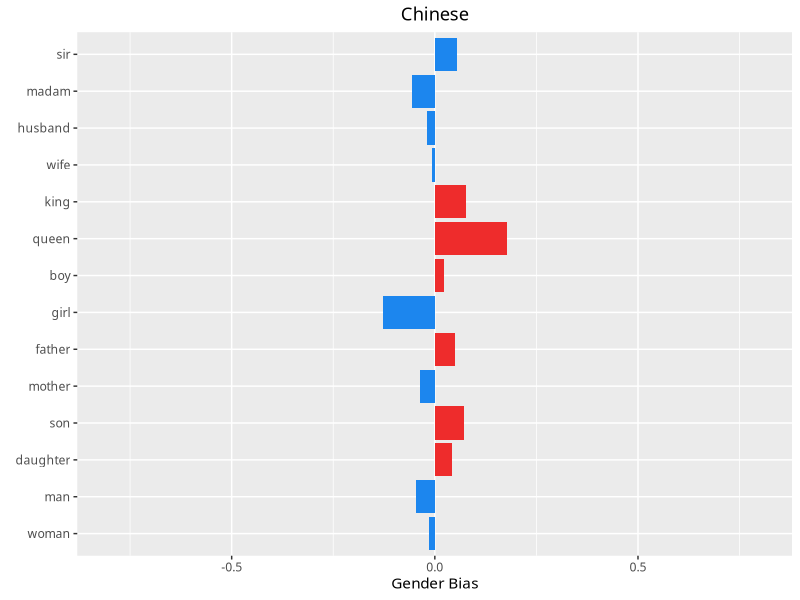
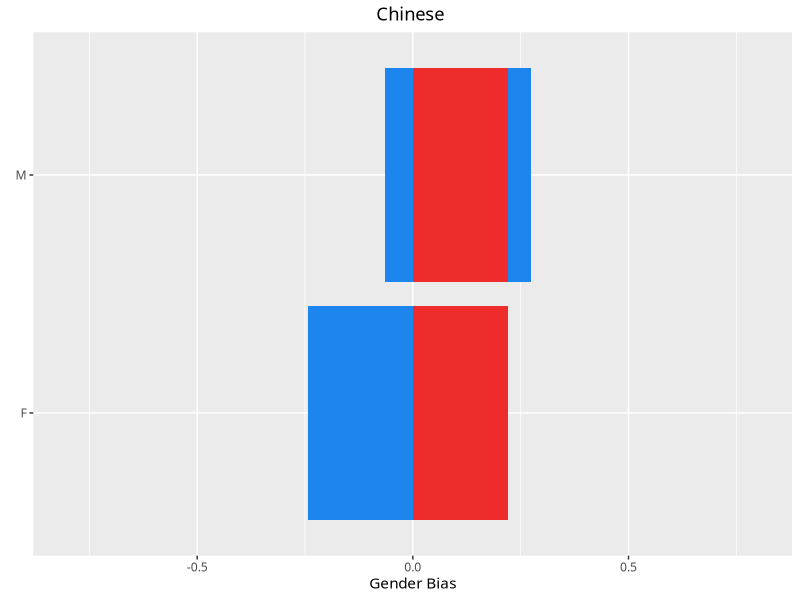

Write the R code that produced these figures, in order.
## ---- chunk 1
library(readr)
library(ggplot2)
library(gridExtra)
library(cluster)
library(forcats)
## ---- chunk 2

#chinese <- read_csv("chinese_definingset_1of6.csv")
#chinese <- read_csv("chinese_definingset_2of6.csv")
#chinese <- read_csv("chinese_definingset_3of6.csv")
#chinese <- read_csv("chinese_definingset_4of6.csv")
chinese <- read_csv("chinese_definingset_5of6.csv")
#chinese <- read_csv("chinese_definingset_6of6.csv")
## ---- chunk 3
#Re-order data by words
chinese$words <- fct_inorder(chinese$words)

p_Chinese <- ggplot(data = chinese, aes(x = ordered(words), y = gender_bias, fill = pos)) +
  geom_bar(stat = "identity") +
  coord_flip() +
  labs(title = "Chinese",
       y = "Gender Bias",
       x = element_blank()) +
  scale_fill_manual(values = c( "dodgerblue2", "firebrick2")) +
  expand_limits(y = c(-0.8,0.8))
p_Chinese <- p_Chinese + theme(
  legend.position = "none",
  text = element_text(family = "Gill Sans"),
  plot.title = element_text(hjust = 0.5)
) 
p_Chinese

## ---- chunk 4
#Re-order data by words
chinese$expected_gender <- fct_inorder(chinese$expected_gender)

p_ChineseGenderSummary <- ggplot(data = chinese, aes(x = ordered(expected_gender), y = gender_bias, fill = pos)) +
  geom_bar(stat = "identity") +
  coord_flip() +
  labs(title = "Chinese ",
       y = "Gender Bias",
       x = element_blank()) +
  scale_fill_manual(values = c( "dodgerblue2", "firebrick2")) +
  expand_limits(y = c(-0.8,0.8))
p_ChineseGenderSummary <- p_ChineseGenderSummary + theme(
  legend.position = "none",
  text = element_text(family = "Gill Sans"),
  plot.title = element_text(hjust = 0.5)
) 
p_ChineseGenderSummary
